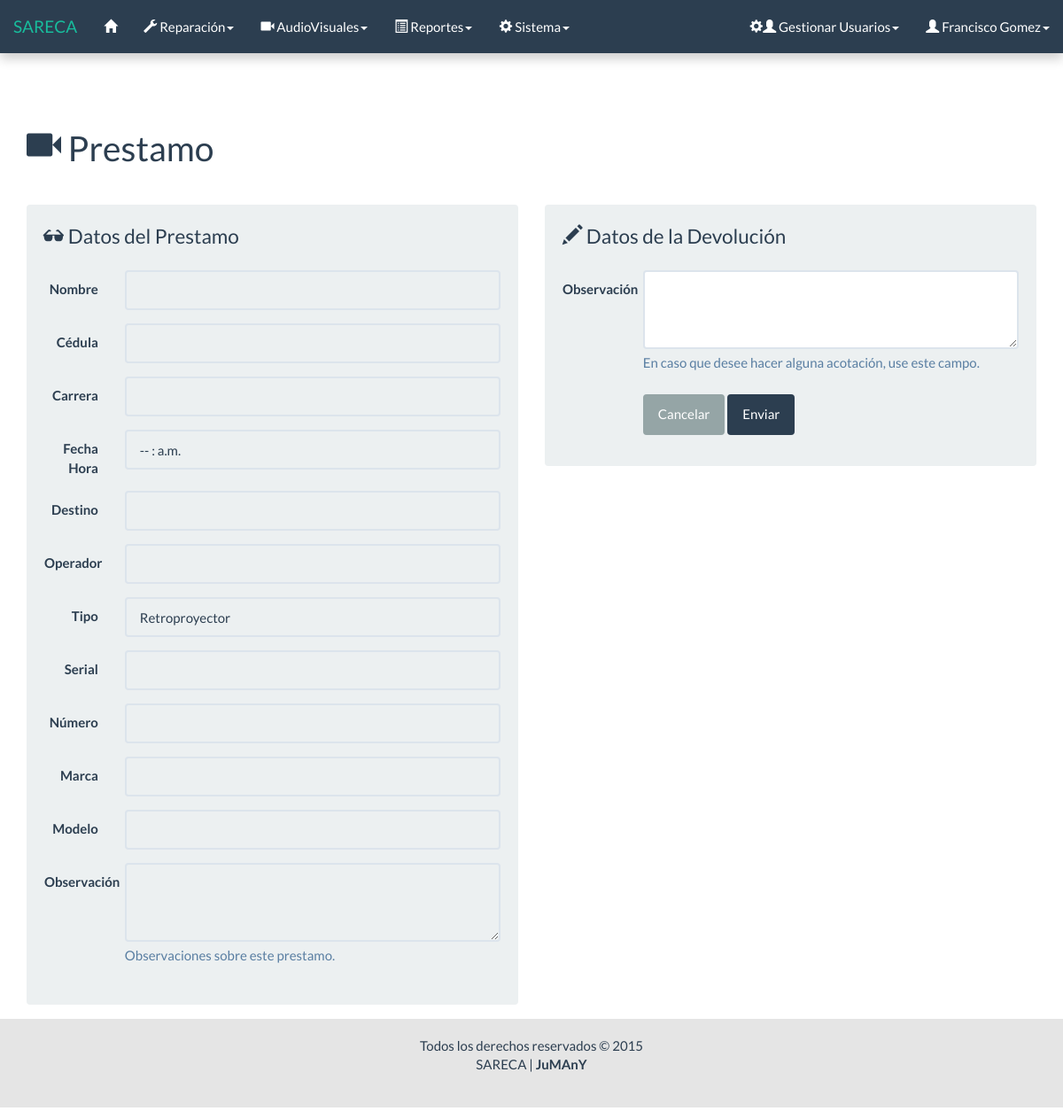
Page /html/proceso_devolucion_f.php?s=A89JN296347 (signed in) on the earlier database version.
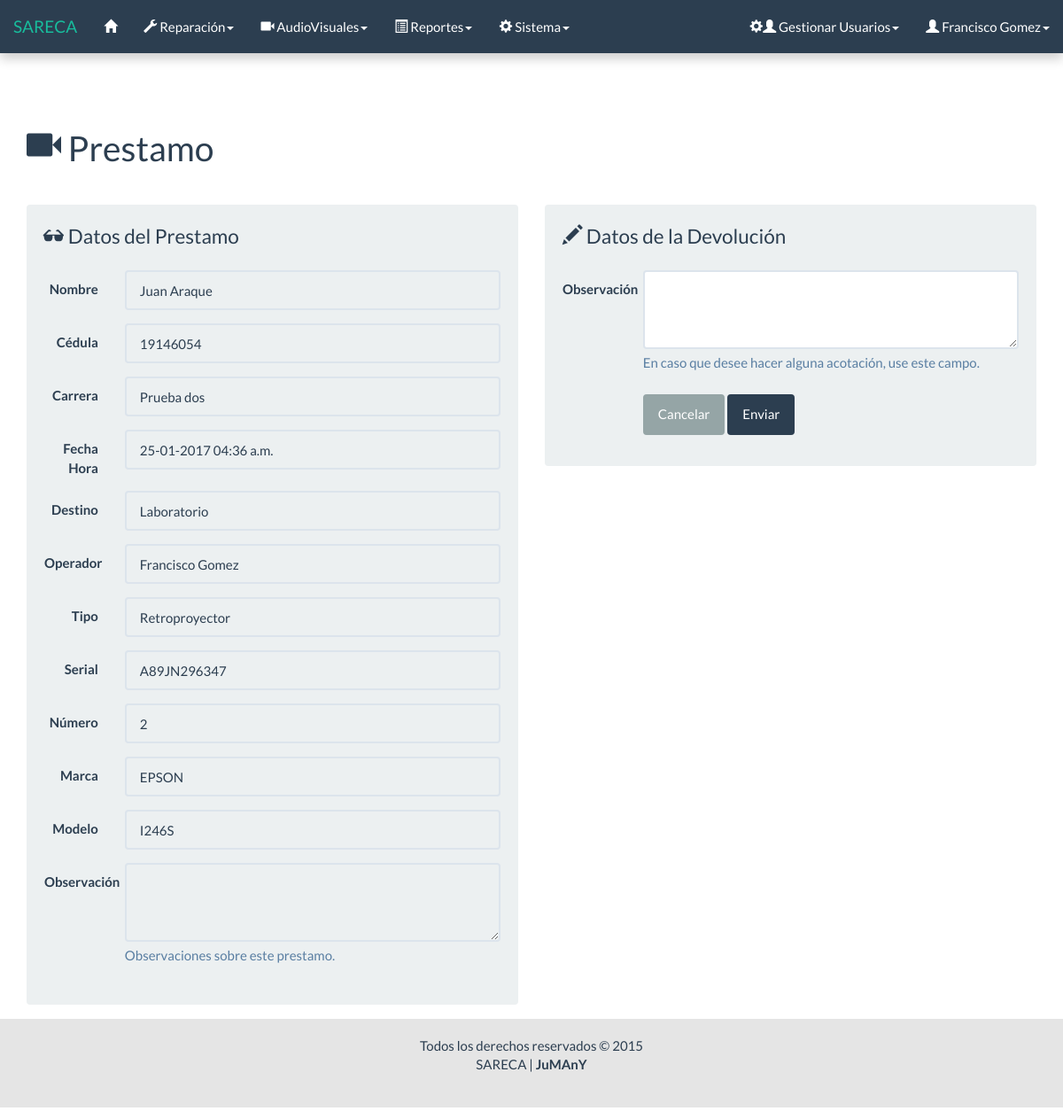
Same page on the later database version.
### tables this page shows
CREATE TABLE `prestamo` (
  `Id` int(11) NOT NULL AUTO_INCREMENT,
  `Serial_equipo` varchar(11) NOT NULL,
  `Fecha_prestamo` date NOT NULL,
  `hora_prestamo` time NOT NULL,
  `hora_estimada_devolucion` time NOT NULL,
  `destino` varchar(50) NOT NULL,
  `Id_usuario_prestador` varchar(50) NOT NULL,
  `Cedula` int(8) NOT NULL,
  `carrera` varchar(30) NOT NULL,
  `Estado` int(1) NOT NULL,
  `observacion_prestamo` varchar(200) NOT NULL,
  `fecha_devolucion` date NOT NULL,
  `hora_devolucion` time NOT NULL,
  `id_usuario_receptor` varchar(50) NOT NULL,
  `observacion_devolucion` varchar(200) NOT NULL,
  PRIMARY KEY (`Id`),
  KEY `Id_usuario` (`Id_usuario_prestador`),
  KEY `Serial_equipo` (`Serial_equipo`),
  KEY `Cedula` (`Cedula`),
  KEY `id_usuario_receptor` (`id_usuario_receptor`),
  CONSTRAINT `prestamo_ibfk_3` FOREIGN KEY (`Id_usuario_prestador`) REFERENCES `usuario` (`Id`) ON UPDATE CASCADE,
  CONSTRAINT `prestamo_ibfk_5` FOREIGN KEY (`Serial_equipo`) REFERENCES `equipo_audiovisual` (`Serial`) ON UPDATE CASCADE,
  CONSTRAINT `prestamo_ibfk_6` FOREIGN KEY (`Cedula`) REFERENCES `persona` (`Cedula`) ON UPDATE CASCADE
);

CREATE TABLE `persona` (
  `Cedula` int(8) NOT NULL,
  `Nombre` varchar(30) NOT NULL,
  `cargo` varchar(50) NOT NULL,
  PRIMARY KEY (`Cedula`)
);

CREATE TABLE `usuario` (
  `Id` varchar(50) NOT NULL,
  `Contrasena` varchar(32) NOT NULL,
  `Nivel` int(1) NOT NULL,
  `Nombre` varchar(50) NOT NULL,
  `correo` varchar(50) NOT NULL,
  PRIMARY KEY (`Id`)
);

CREATE TABLE `equipo_audiovisual` (
  `Serial` varchar(11) NOT NULL,
  `tipo` int(1) NOT NULL,
  `numero` tinyint(4) NOT NULL,
  `rbn` varchar(20) NOT NULL,
  `modelo` varchar(20) NOT NULL,
  `marca` varchar(30) NOT NULL,
  `inf_adic` varchar(50) NOT NULL,
  `Estado` int(1) NOT NULL,
  PRIMARY KEY (`Serial`)
);

### html/proceso_devolucion_f.php (the view, shortened to what the changed rows need)
<?php
	require('../php/conexion/conexion.php');
	$serial = $_GET['s'];
	$sql = "SELECT persona.Nombre, persona.Cedula, carrera, Fecha_prestamo, hora_prestamo, destino, usuario.Nombre usr, tipo, Serial_equipo, numero, marca, modelo, observacion_prestamo
			FROM prestamo
			JOIN persona ON persona.Cedula = prestamo.Cedula
			JOIN equipo_audiovisual ON equipo_audiovisual.Serial = prestamo.Serial_equipo
			JOIN usuario ON usuario.Id = prestamo.Id_usuario_prestador
			WHERE Serial_equipo = '$serial'
			AND prestamo.Estado = 2";
	$res = $conectar->query($sql);
	$fila = $res->fetch_object();
	$tipo = ($fila->tipo == 1) ? 'VideoBeam' : 'Retroproyector';
	list($a,$m,$d) = explode('-',$fila->Fecha_prestamo);
	list($hh,$mm,) = explode(':',$fila->hora_prestamo);
	$r = $hh - 12;
	if ($r > 0) {
		$hh = $r;
		$periodo_meridiano = 'p.m.';
	} elseif ($r == 0) {
		$periodo_meridiano = 'p.m.';
	} else {
		$periodo_meridiano = 'a.m.';
	}
?>
<!DOCTYPE html>
<html lang="es">
	<head>
		<link rel="stylesheet" href="../css/bootstrap.css">
		<link rel="stylesheet" href="../css/general.css">
	</head>
	<body>
		<div id="wrap">
			<div class="container">
				<div class="bs-docs-section">
					<br>
					<div class="row">
						<div class="page-header col-lg-12">
							<h1><span class="glyphicon glyphicon-facetime-video"></span> Prestamo</h1>
						</div>
						<div class="col-lg-6">
							<div class="well bs-component">
								<form class="form-horizontal">
									<fieldset>
										<div class="form-group">
											<div class="col-lg-10">
												<input class="form-control" id="nombre" type="text" value="<?=$fila->Nombre?>" disabled="">
											</div>
										</div>
										<div class="form-group">
											<div class="col-lg-10">
												<input class="form-control" id="cedula" type="text" value="<?=$fila->Cedula?>" disabled="">
											</div>
										</div>
										<div class="form-group">
											<div class="col-lg-10">
												<input class="form-control" id="carrera" type="text" value="<?=$fila->carrera?>" disabled="">
											</div>
										</div>
										<div class="form-group">
											<div class="col-lg-10">
												<input class="form-control" id="fecha" type="text" value="<?=$d.'-'.$m.'-'.$a.' '.$hh.':'.$mm.' '.$periodo_meridiano?>" title="Fecha en la que se realizó el prestamo" disabled="">
											</div>
										</div>
										<div class="form-group">
											<div class="col-lg-10">
												<input class="form-control" id="destino" type="text" value="<?=$fila->destino?>" title="Lugar donde se uso el equipo" disabled="">
											</div>
										</div>
										<div class="form-group">
											<div class="col-lg-10">
												<input class="form-control" id="operador" type="text" value="<?=$fila->usr?>" title="Persona que realizó el prestamo" disabled="">
											</div>
										</div>
										<div class="form-group">
											<div class="col-lg-10">
												<input class="form-control" id="tipo" type="text" value="<?=$tipo?>" title="Tipo de equipo" disabled="">
											</div>
										</div>
										<div class="form-group">
											<div class="col-lg-10">
												<input class="form-control" id="serial" type="text" value="<?=$fila->Serial_equipo?>" disabled="">
											</div>
										</div>
										<div class="form-group">
											<div class="col-lg-10">
												<input class="form-control" id="numero" type="text" value="<?=$fila->numero?>" disabled="">
											</div>
										</div>
										<div class="form-group">
											<div class="col-lg-10">
												<input class="form-control" id="marca" type="text" value="<?=$fila->marca?>" disabled="">
											</div>
										</div>
										<div class="form-group">
											<div class="col-lg-10">
												<input class="form-control" id="modelo" type="text" value="<?=$fila->modelo?>" disabled="">
											</div>
										</div>
									</fieldset>
								</form>
							</div>
						</div>
					</div>
				</div>
			</div>
		</div>
	</body>
</html>

Differences in the rows shown:
added prestamo: Cedula.Nombre "Juan Araque", Cedula.Cedula "19146054", carrera "Prueba dos", destino "Laboratorio", Id_usuario_prestador.Nombre "Francisco Gomez", Serial_equipo.tipo "Retroproyector", Serial_equipo "A89JN296347", Serial_equipo.numero "2", Serial_equipo.marca "EPSON", Serial_equipo.modelo "I246S"
Other differences:
form field value: "-- : a.m." → "25-01-2017 04:36 a.m."
form field value: "Retroproyector" → (not shown)
